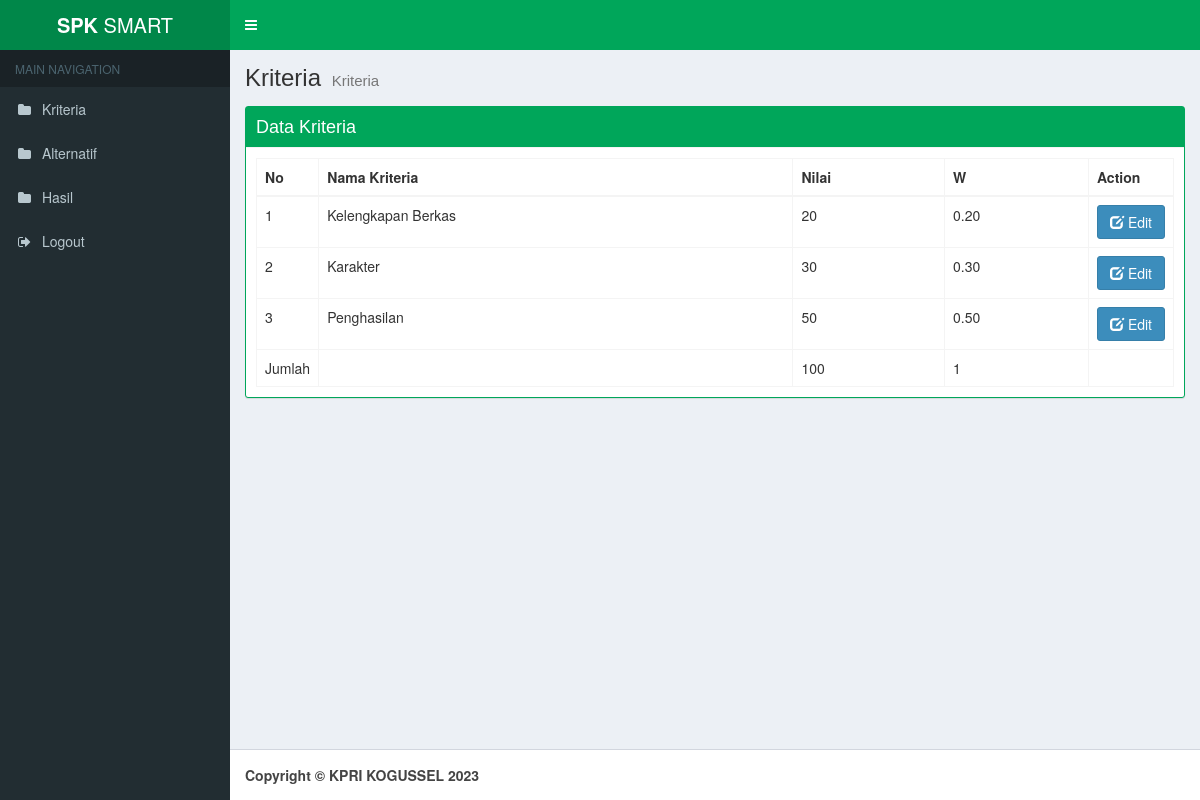
Screenshot of /kriteria/data.php (signed in) with the database file from the repository.
### tables this page shows
CREATE TABLE `tb_kriteria` (
  `id_kriteria` int(11) NOT NULL,
  `nama_kriteria` varchar(40) NOT NULL,
  `nilai_kriteria` varchar(10) NOT NULL
);

### kriteria/data.php (the view, shortened to what this page needs)
<?php include_once('../_header.php'); ?>
<div class="content-wrapper">
  <section class="content-header">
    <h1>
      Kriteria
      <small>Kriteria</small>
    </h1>
  </section>
  <section class="content">
    <div class="row">
      <div class="col-md-12">
        <div class="box box-success box-solid">
          <div class="box-header with-border">
            <h3 class="box-title">Data Kriteria</h3>
          </div>
          <div class="box-body">
            <table class="table table-bordered">
              <thead>
                <tr>
                  <th>No</th>
                  <th>Nama Kriteria</th>
                  <th>Nilai</th>
                  <th>W</th>
                  <th style="width: 10px">Action</th>
                </tr>
              </thead>
              <tbody>
                <?php
                $no = 1;
                $total_n = 0;
                $tw = 0;
                $sql_k = mysqli_query($con, "SELECT * FROM tb_kriteria") or die(mysqli_error($con));
                while ($dt = mysqli_fetch_array($sql_k)) {
                  $nilai_kriteria = $dt['nilai_kriteria'];
                  $total_n = $total_n + $nilai_kriteria;
                }
                $sql_k2 = mysqli_query($con, "SELECT * FROM tb_kriteria") or die(mysqli_error($con));
                while ($dt2 = mysqli_fetch_array($sql_k2)) {
                  $nama_kriteria2 = $dt2['nama_kriteria'];
                  $nilai_kriteria2 = $dt2['nilai_kriteria'];
                ?>
                  <tr>
                    <td><?php echo $no++; ?></td>
                    <td><?php echo $nama_kriteria2; ?></td>
                    <td><?php echo $nilai_kriteria2; ?></td>
                    <td>
                      <?php
                      $w = $nilai_kriteria2 / $total_n;
                      $tw = $tw + $w;
                      echo number_format($w, 2);
                      ?>
                    </td>
                    <td class="text-center">
                      <a href="edit.php?id=<?= $dt2['id_kriteria'] ?>" class="btn btn-primary btn-block"> <i class="glyphicon glyphicon-edit"></i> Edit</a>
                    </td>
                  </tr>
                <?php
                }
                ?>
                <tr>
                  <td style="width: 10px">Jumlah</td>
                  <td></td>
                  <td><?php echo $total_n; ?></td>
                  <td><?php echo $tw; ?></td>
                </tr>
              </tbody>
            </table>
          </div>
        </div>
      </div>
    </div>
  </section>
</div>
<?php include_once('../_footer.php'); ?>

### rows the page displays
tb_kriteria: nama_kriteria "Kelengkapan Berkas", nilai_kriteria "20", nilai_kriteria "0.20"
tb_kriteria: nama_kriteria "Karakter", nilai_kriteria "30", nilai_kriteria "0.30"
tb_kriteria: nama_kriteria "Penghasilan", nilai_kriteria "50", nilai_kriteria "0.50"

### other values shown
$total_n "100"
$tw "1"
